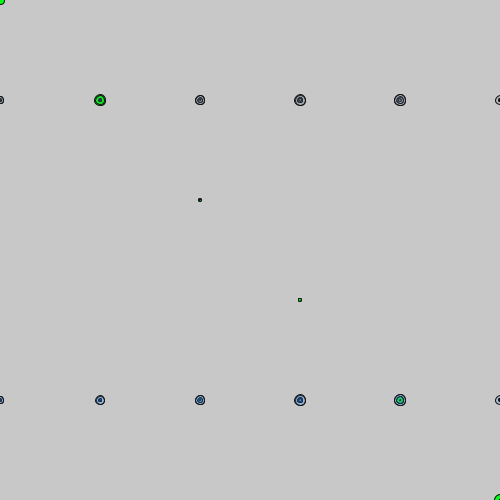
Frame 1 (no input)
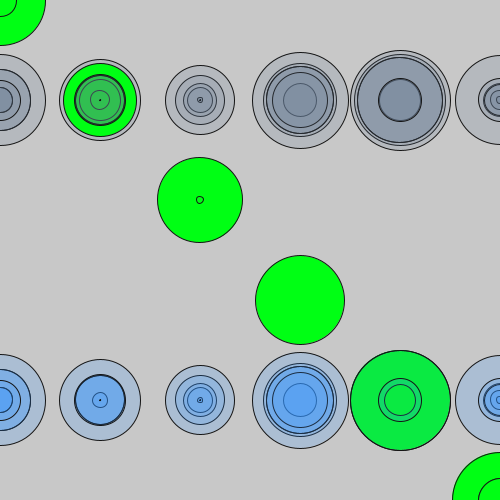
Frame 60 (the mouse pressed at the canvas centre just before this capture)
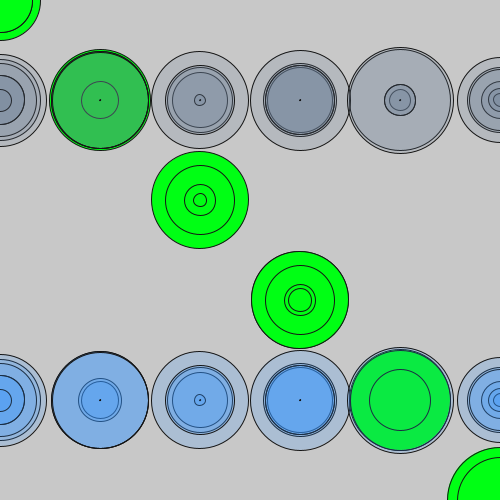
Frame 120 (the mouse held since frame 60 and released just before this capture)

The Processing sketch that drew these frames (run headless with seeded random() and noise(); from frame 60 on, the mouse is pressed at the canvas centre):

// Processing sketch: processing_166806
// ── processing_166806.pde

float[][] eSize = new float[6][6];
float[][] speed = {{1, 2, 3, 4, 5,8},
                   {6, 7, 8, 9, 10,0.3},
                   {0.4, 0.8, 0.08, 1.1, 1.4,0.1},
                 {0.4, 0.8, 0.8, 1.1, 1.4,1.9},
                 {1.5, 2.5, 3.5, 4.5, 5.5,0.5},
                   {6.5, 7.5, 8.5, 9.5, 10.5,0.7}
           };
float minSize = 1.0;
float maxSize = 100.0;

void setup(){
  size(500,500);
  smooth();
  noStroke();
  
  for(int y = 0; y < 6; y++){
    for(int x = 0; x < 6; x++){
      eSize[y][x] = minSize;
    }
  }
}

void draw() {
  background(200);
  for(int y = 0; y < 6; y++){  
    for(int x = 0; x < 6; x++){  
      eSize[y][x] += speed[y][x];
      if(eSize[y][x] > maxSize || eSize[y][x] < minSize) speed[y][x] = -speed[y][x];
      fill(0,255,20);
      stroke(20);
      ellipse(y*100, y*100, eSize[y][x], eSize[y][x]);
      
      fill(100,120,150,50);
      ellipse(x*100, 100, eSize[y][x], eSize[y][x]);
      
      fill(50,150,255,50);
      ellipse(x*100, 400, eSize[y][x], eSize[y][x]);
    }
  }
}
